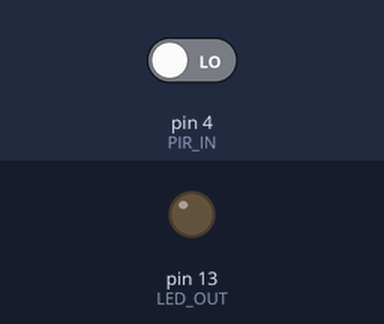
Bench run of a sketch on a simulated Arduino Uno, built with avr-gcc and run on an emulated ATmega328P. Shown: output pins drawn as LEDs (lit = HIGH). The test bench sets the inputs (shaded band); at power-on: pin 4 (PIR_IN) LOW.

Above: at 1.2 s.
1.3 s: pin 4 (PIR_IN) driven HIGH
At 2.5 s:
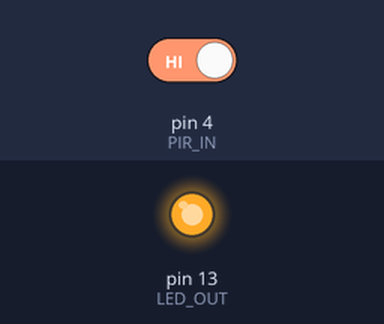
2.8 s: pin 4 (PIR_IN) driven LOW
At 3.9 s:
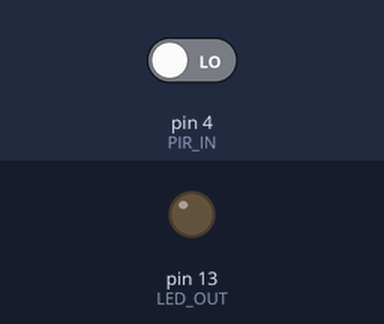
Timing chart, 0 to 5.8 s (numbered marks = the images above; inputs shaded):
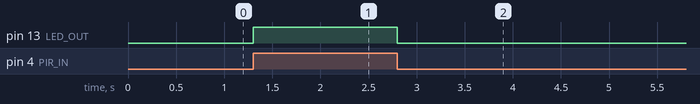

Measured:
- after the input at 1.3 s, pin 13 (LED_OUT): LOW → HIGH at once
- after the input at 2.8 s, pin 13 (LED_OUT): HIGH → LOW at once

The sketch:

PIRparallax.ino
```cpp
/*-------------------------------------
	test for PIR sensors for blumen lumen

	Written by: jimmy | jul 12 14
---------------------------------------*/

//------------
// #define DEBUG
//------------

//-- pin assignments
#define PIR_IN 4
#define LED_OUT 13


//-----------------------------------------------
void setup() {
	#ifdef DEBUG
	Serial.begin(9600);
	#endif
	pinMode(PIR_IN, INPUT);
	pinMode(LED_OUT, OUTPUT);
	Serial.println("Ready");
}

//-----------------------------------------------
void loop() {
	if(digitalRead(PIR_IN) == HIGH) {
		Serial.println(1);
		digitalWrite(LED_OUT, HIGH);
	} else {
		Serial.println(0);
		digitalWrite(LED_OUT, LOW);
	}
}
```
